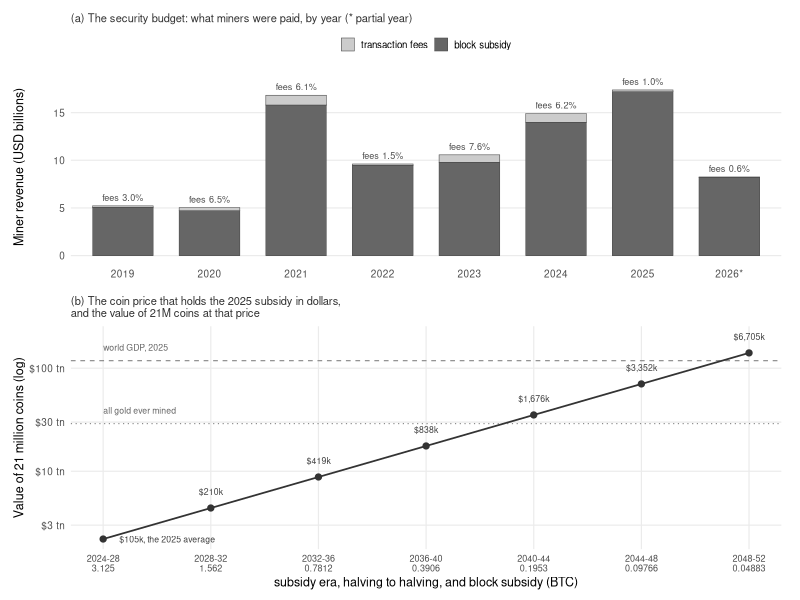
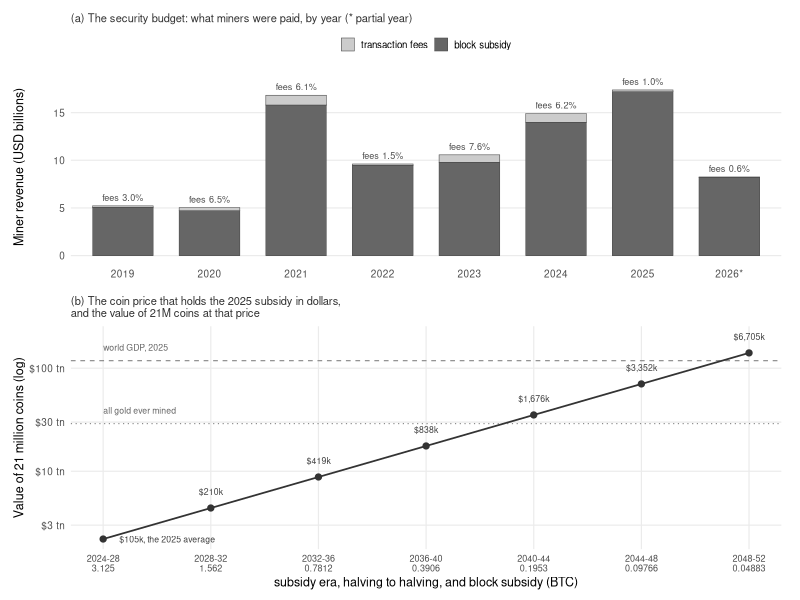

Write R code to recreate these figures, in order.
# fig_ch10_security_budget.R -- Chapter 10: the security budget, its two parts,
# and the halving schedule against a price path. Data: analysis/data/
# ch10_security_budget_annual.csv and ch10_subsidy_schedule.csv, written by
# analysis/checks/ch10_subsidy_arithmetic.R. Run from the repo root:
#   Rscript analysis/figures/fig_ch10_security_budget.R
# Output: book/images/ch10_security_budget.png (+ .pdf).
#   (a) miner revenue by year, subsidy and fees, in USD billions, with the fee share
#   (b) the price of one bitcoin that would hold the 2025 subsidy in dollars
#       through the coming halvings, and the market value of 21 million coins it
#       implies, against the value of all gold ever mined and world GDP
suppressWarnings(Sys.setlocale("LC_ALL", "en_US.UTF-8"))
suppressMessages({ library(ggplot2); library(patchwork) })
ann <- read.csv("analysis/data/ch10_security_budget_annual.csv", stringsAsFactors = FALSE)
ann <- ann[ann$year >= 2019, ]; ann$label <- ifelse(ann$days < 360, paste0(ann$year, "*"), as.character(ann$year))
bars <- rbind(data.frame(year = ann$label, part = "block subsidy", usd = (ann$rev - ann$fees) / 1e9),
              data.frame(year = ann$label, part = "transaction fees", usd = ann$fees / 1e9))
bars$part <- factor(bars$part, levels = c("transaction fees", "block subsidy"))
lab <- data.frame(year = ann$label, y = ann$rev / 1e9, txt = sprintf("fees %.1f%%", 100 * ann$fees / ann$rev))
pa <- ggplot(bars, aes(year, usd, fill = part)) +
  geom_col(width = 0.7, color = "grey30", linewidth = 0.2) +
  # labels sit on a fixed gap above each column, not across its top edge
  geom_text(data = lab, aes(year, y, label = txt), inherit.aes = FALSE, size = 2.3, color = "grey30", vjust = -0.7) +
  scale_y_continuous(expand = expansion(mult = c(0.05, 0.12))) +
  scale_fill_manual(values = c(`transaction fees` = "grey80", `block subsidy` = "grey40"), name = NULL) +
  labs(x = NULL, y = "Miner revenue (USD billions)", subtitle = "(a) The security budget: what miners were paid, by year (* partial year)") +
  theme_minimal(base_size = 9) +
  theme(panel.grid.minor = element_blank(), panel.grid.major.x = element_blank(), legend.position = "top",
        legend.text = element_text(size = 7), legend.key.size = unit(3.5, "mm"),
        plot.subtitle = element_text(size = 8, color = "grey20"), plot.margin = margin(4, 8, 2, 4))
ep <- read.csv("analysis/data/ch10_subsidy_schedule.csv", stringsAsFactors = FALSE)
ep$yr <- as.integer(substr(ep$start, 1, 4))
ref <- list(gold = 29.0, gdp = 118.35)
pb <- ggplot(ep, aes(yr, cap_const / 1e12)) +
  geom_hline(yintercept = ref$gdp, color = "grey55", linetype = "dashed", linewidth = 0.4) +
  geom_hline(yintercept = ref$gold, color = "grey55", linetype = "dotted", linewidth = 0.4) +
  annotate("text", x = 2024, y = ref$gdp * 1.35, label = "world GDP, 2025", hjust = 0, size = 2.2, color = "grey40") +
  annotate("text", x = 2024, y = ref$gold * 1.35, label = "all gold ever mined", hjust = 0, size = 2.2, color = "grey40") +
  geom_line(color = "grey20", linewidth = 0.6) + geom_point(color = "grey20", size = 1.8) +
  geom_text(data = ep[ep$yr != min(ep$yr), ], aes(label = sprintf("$%sk", trimws(format(round(price_const / 1000), big.mark = ",")))), nudge_y = 0.16, size = 2.2, color = "grey25") +
  geom_text(data = ep[ep$yr == min(ep$yr), ], aes(label = sprintf("$%sk, the 2025 average", trimws(format(round(price_const / 1000), big.mark = ",")))),   # the first point is 2025 itself, not a 2024 price
            nudge_x = 0.6, hjust = 0, size = 2.2, color = "grey25") +
  scale_x_continuous(breaks = ep$yr, labels = paste0(ep$yr, "-", substr(ep$yr + 4, 3, 4), "\n", sprintf("%.4g", ep$subsidy))) +   # each point is a four-year subsidy era, not one year
  scale_y_log10(breaks = c(1, 3, 10, 30, 100), labels = function(v) sprintf("$%g tn", v)) +
  labs(x = "subsidy era, halving to halving, and block subsidy (BTC)", y = "Value of 21 million coins (log)",
       subtitle = "(b) The coin price that holds the 2025 subsidy in dollars,\nand the value of 21M coins at that price") +
  theme_minimal(base_size = 9) +
  theme(panel.grid.minor = element_blank(), axis.text.x = element_text(size = 6.5, lineheight = 0.9),
        plot.subtitle = element_text(size = 8, color = "grey20"),
        plot.margin = margin(10, 8, 2, 4))
p <- pa / pb + plot_layout(heights = c(1, 1.15))
ggsave("book/images/ch10_security_budget.png", p, width = 124, height = 128, units = "mm", dpi = 300, bg = "white")
ggsave("book/images/ch10_security_budget.pdf", p, width = 124, height = 128, units = "mm", bg = "white")
cat("Wrote book/images/ch10_security_budget.png and .pdf\n")
